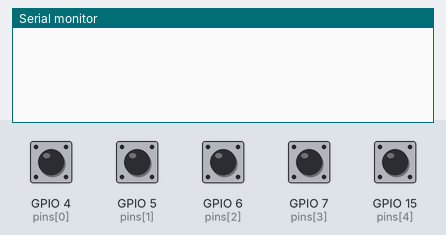
Bench run of a sketch on a simulated ESP32-S3. Parts: the last lines printed to the serial monitor. The test bench sets the inputs (shaded band); at power-on: GPIO 4 (pins[0]), GPIO 5 (pins[1]), GPIO 6 (pins[2]), GPIO 7 (pins[3]), GPIO 15 (pins[4]) HIGH.

Above: at 1.2 s.
1.3 s: GPIO 4 (pins[0]) pulled LOW for 0.15 s
At 2.4 s:
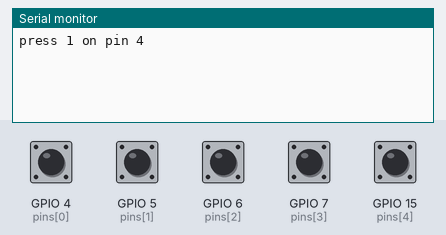
2.9 s: GPIO 5 (pins[1]) pulled LOW for 0.15 s
At 3.7 s:
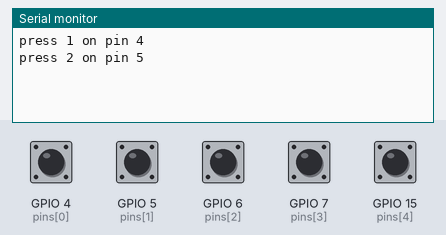
4.5 s: GPIO 6 (pins[2]) pulled LOW for 0.15 s
At 4.9 s:
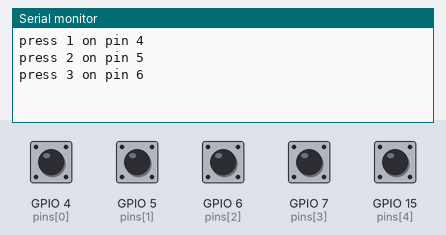
6.1 s: GPIO 7 (pins[3]) pulled LOW for 0.15 s
At 7.3 s:
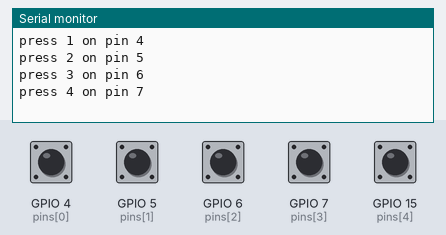
7.7 s: GPIO 15 (pins[4]) pulled LOW for 0.15 s
At 8.5 s:
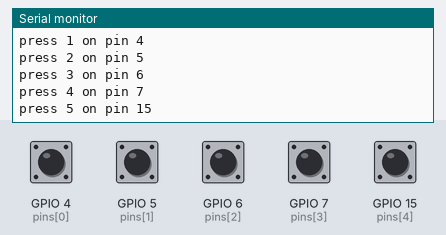
9.3 s: GPIO 4 (pins[0]) pulled LOW for 1 s
At 10.0 s:
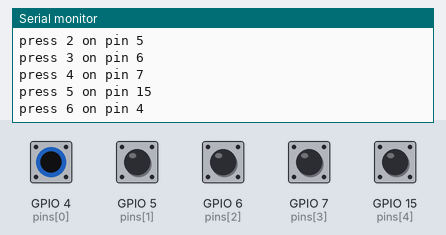
Timing chart, 0 to 12.3 s (numbered marks = the images above; inputs shaded):
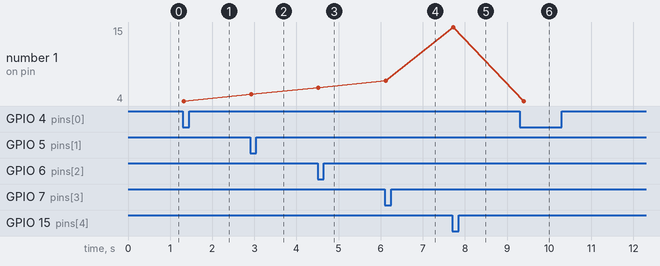

Measured:
- after the input at 1.3 s, the serial monitor: prints a new line at once (image 1)
- after the input at 2.9 s, the serial monitor: prints a new line at once (image 2)
- after the input at 4.5 s, the serial monitor: prints a new line at once (image 3)
- after the input at 6.1 s, the serial monitor: prints a new line at once (image 4)
- after the input at 7.7 s, the serial monitor: prints a new line at once (image 5)
- after the input at 9.3 s, the serial monitor: prints a new line after 0.09 s (image 6)
- plotted number 1: 4 → 5 after the input at 2.9 s, 5 → 6 after the input at 4.5 s, 6 → 7 after the input at 6.1 s, 7 → 15 after the input at 7.7 s, 15 → 4 after the input at 9.3 s

The sketch:

Part1.ino
```cpp
// ECE 4180 Lab 2 Part 1: ESP32-S3 -> CH9328 (Mode 3, raw 8-byte HID, 9600 baud)
// CH9328 DIP: SW3 ON, SW4 ON, SW2 OFF (replug after changing)
//
// Wiring (ESP32-S3 DevKitC):
//   GPIO17 (U1_TXD) -> CH9328 RX
//   GND             -> CH9328 GND
//   CH9328 VCC and RST: NOT connected (USB powers the CH9328)
//   Nav switch (COM -> GND, INPUT_PULLUP):
//     up=GPIO4, down=GPIO5, left=GPIO6, right=GPIO7, center=GPIO15

const int TX_PIN = 17;  // UART1 default TX; avoids GPIO35-37 (PSRAM on some S3 modules)

const int pins[5] = {4, 5, 6, 7, 15};
const uint8_t arrows[4] = {0x52, 0x51, 0x50, 0x4F};  // Up, Down, Left, Right
const uint8_t konami[10] = {0x52, 0x52, 0x51, 0x51, 0x50, 0x4F, 0x50, 0x4F, 0x05, 0x04};
const uint8_t RESET_KEY = 0x1D;  // 'Z': harmless key that resets the game's Konami detector

int count = 0;

void tap(uint8_t key) {
  uint8_t press[8] = {0, 0, key, 0, 0, 0, 0, 0};
  uint8_t release[8] = {0};

  Serial1.write(press, 8);
  delay(50);
  Serial1.write(release, 8);
  delay(100);
}

void setup() {
  Serial.begin(115200);
  Serial1.begin(9600, SERIAL_8N1, -1, TX_PIN);  // RX unused (CH9328 is one-way)

  // The CH9328 stays powered by USB when the ESP32 resets, so make sure no key is left held down
  uint8_t release[8] = {0};
  Serial1.write(release, 8);

  for (int i = 0; i < 5; i++) {
    pinMode(pins[i], INPUT_PULLUP);
  }
}

void loop() {
  for (int i = 0; i < 5; i++) {
    if (digitalRead(pins[i]) == LOW) {
      delay(20);  // debounce

      if (digitalRead(pins[i]) == LOW) {
        Serial.printf("press %d on pin %d\n", ++count, pins[i]);

        if (i < 4) {
          tap(arrows[i]);
        } else {
          tap(RESET_KEY);  // clear any partial Konami progress in the game
          for (int k = 0; k < 10; k++) {
            tap(konami[k]);
          }
        }

        while (digitalRead(pins[i]) == LOW) {
          delay(10);
        }
      }
    }
  }
}
```
